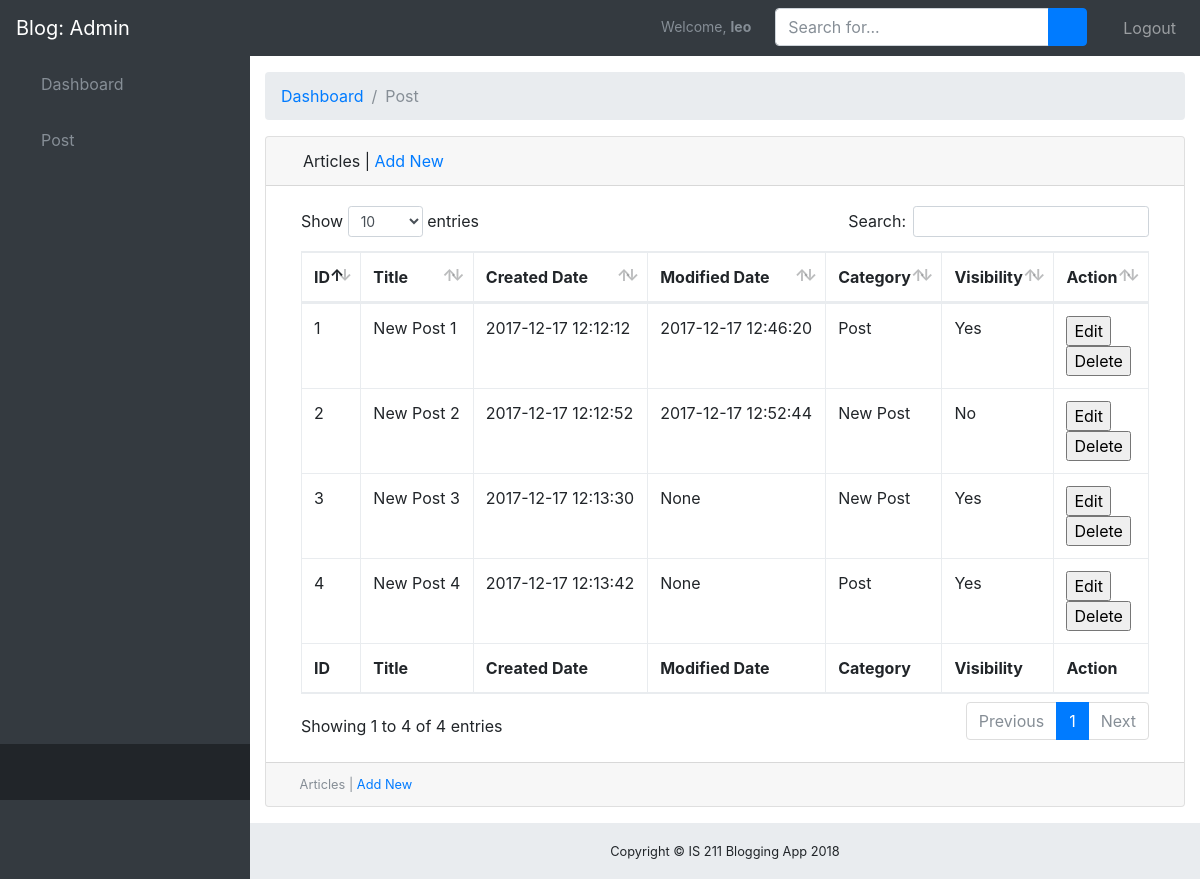
The page /admin/post (signed in) on the database its author committed.
### tables this page shows
CREATE TABLE `Blog`(
    id INTEGER PRIMARY KEY AUTOINCREMENT,
    category TEXT,
    blog_body BLOB,
    author TEXT,
    entry_date DATE,
    mod_date Date,
    blog_title TEXT,
    blog_tags Text,
    blog_picture LONGBLOB,
    visibility bollean not null default 0
    );

### app.py (the view)
@app.route('/admin/post', methods=['GET', 'POST'])
def post():
    global status_msg
    if 'logged_in' not in session:
        return redirect('/login')
    con = sqlite3.connect('blog.db')
    query = '''SELECT * FROM Blog WHERE author='%s' ORDER BY id ASC;''' % (session['username'])
    blog_data = con.execute(query)
    blog_row = [
        dict(id=row[0], title=row[6], body=row[2], created=row[4], modified=row[5], v=row[9], category=row[1])
        for row in blog_data.fetchall()
    ]
    con.commit()
    con.close()
    return render_template('dashboard/post.html', blog=blog_row)

### templates/dashboard/post.html (shortened to what this page needs)
{% extends "template.html" %}
{% block body %}
<ol class="breadcrumb">
    <li class="breadcrumb-item">
        <a href="/admin/dashboard">Dashboard</a>
    </li>
    <li class="breadcrumb-item active">Post</li>
</ol>
<div class="card mb-3">
    <div class="card-header">
        <i class="fa fa-table"></i> Articles | <a href="/admin/post/new">Add New </a>
    </div>
    <div class="card-body">
        <div class="table-responsive">
            <table class="table table-bordered" id="dataTable" width="100%" cellspacing="0">
                <thead>
                <tr>
                    <th>ID</th>
                    <th>Title</th>
                    <th>Created Date</th>
                    <th>Modified Date</th>
                    <th>Category</th>
                    <th>Visibility</th>
                    <th>Action</th>
                </tr>
                </thead>
                <tfoot>
                <tr>
                    <th>ID</th>
                    <th>Title</th>
                    <th>Created Date</th>
                    <th>Modified Date</th>
                    <th>Category</th>
                    <th>Visibility</th>
                    <th>Action</th>
                </tr>
                </tfoot>
                <tbody>
                {% for blog in blog %}
                <tr>
                    <td>{{ blog.id }}</td>
                    <td>{{ blog.title }}</td>
                    <td>{{ blog.created }}</td>
                    <td>{{ blog.modified }}</td>
                    <td>{{ blog.category }}</td>
                    <td>{{ blog.v }}</td>
                    <td>
                        <form action="/admin/post/edit" method="post">
                            <input type="submit" value="Edit">
                        </form>
                        <form action="/admin/post/delete" method="post">
                            <input type="submit" value="Delete">
                        </form>
                    </td>
  {% endfor %}
                </tr>
                </tbody>
            </table>
        </div>
    </div>
    <div class="card-footer small text-muted"><i class="fa fa-table"></i> Articles | <a href="/admin/post/new">Add New </a></div>
</div>
{% endblock %}

### templates/template.html (shortened to what this page needs)
<!DOCTYPE html>
<html lang="en">
<head>
    <link href="{{ url_for('static', filename='admin/vendor/bootstrap/css/bootstrap.min.css')}}" rel="stylesheet">
    <link href="{{ url_for('static', filename='admin/vendor/font-awesome/css/font-awesome.min.css')}}" rel="stylesheet"
          type="text/css">
    <link href="{{ url_for('static', filename='admin/vendor/datatables/dataTables.bootstrap4.css')}}" rel="stylesheet">
    <link href="{{ url_for('static', filename='admin/css/sb-admin.css')}}" rel="stylesheet">
</head>
<body class="fixed-nav sticky-footer bg-dark" id="page-top">
<nav class="navbar navbar-expand-lg navbar-dark bg-dark fixed-top" id="mainNav">
    <a class="navbar-brand" href="/admin/dashboard">Blog: Admin</a>
    <div class="collapse navbar-collapse" id="navbarResponsive">
        <ul class="navbar-nav navbar-sidenav" id="exampleAccordion">
            <li class="nav-item" data-toggle="tooltip" data-placement="right" title="Dashboard">
                <a class="nav-link" href="/admin/dashboard">
                    <i class="fa fa-fw fa-dashboard"></i>
                    <span class="nav-link-text">Dashboard</span>
                </a>
            </li>
            <li class="nav-item" data-toggle="tooltip" data-placement="right" title="Example Pages">
                <a class="nav-link nav-link-collapse collapsed" data-toggle="collapse" href="#collapseExamplePages"
                   data-parent="#exampleAccordion">
                    <i class="fa fa-fw fa-file"></i>
                    <span class="nav-link-text">Post</span>
                </a>
            </li>
        </ul>
        <ul class="navbar-nav sidenav-toggler">
            <li class="nav-item">
                <a class="nav-link text-center" id="sidenavToggler">
                    <i class="fa fa-fw fa-angle-left"></i>
                </a>
            </li>
        </ul>
        <ul class="navbar-nav ml-auto">
             <li class="nav-item">
                 <span class="dropdown-header"> Welcome, <b>{{ session['username'] }}</b> </span>
            </li>
            <li class="nav-item">
                <form class="form-inline my-2 my-lg-0 mr-lg-2">
                    <div class="input-group">
                        <input class="form-control" type="text" placeholder="Search for...">
                        <span class="input-group-btn">
                <button class="btn btn-primary" type="button">
                  <i class="fa fa-search"></i>
                </button>
              </span>
                    </div>
                </form>
            </li>
            <li class="nav-item">
                <a class="nav-link" data-toggle="modal" data-target="#exampleModal">
                    <i class="fa fa-fw fa-sign-out"></i>Logout</a>
            </li>
        </ul>
    </div>
</nav>
<div class="content-wrapper">
    <div class="container-fluid">
        {% block body %}{% endblock %}
        <footer class="sticky-footer">
            <div class="container">
                <div class="text-center">
                    <small>Copyright © IS 211 Blogging App 2018</small>
                </div>
            </div>
        </footer>
    </div>
</div>
</body>
</html>

### templates/dashboard/css/sb-admin.css (style rules this page uses)
html { position: relative; min-height: 100%; }
body { overflow-x: hidden; }
body.sticky-footer { margin-bottom: 56px; }
body.sticky-footer .content-wrapper { min-height: calc(100vh - 56px - 56px); }
body.fixed-nav { padding-top: 56px; }
.content-wrapper { min-height: calc(100vh - 56px); padding-top: 1rem; }
#mainNav .navbar-collapse { overflow: auto; max-height: 75vh; }
#mainNav .navbar-collapse .navbar-nav .nav-item .nav-link { cursor: pointer; }
#mainNav .navbar-collapse .navbar-sidenav .nav-link-collapse:after { float: right; content: '\f107'; font-family: 'FontAwesome'; }
#mainNav .navbar-collapse .navbar-sidenav .nav-link-collapse.collapsed:after { content: '\f105'; }
#mainNav .navbar-collapse .sidenav-toggler { display: none; }
@media (min-width: 992px) { #mainNav .navbar-brand { width: 250px; } }
@media (min-width: 992px) { #mainNav .navbar-collapse { overflow: visible; max-height: none; } }
@media (min-width: 992px) { #mainNav .navbar-collapse .navbar-sidenav { position: absolute; top: 0; left: 0; overflow-x: hidden; overflow-y: auto; -webkit-flex-direction: column; -ms-flex-direction: column; flex-direction: column; margin-top: 56px; } }
@media (min-width: 992px) { #mainNav .navbar-collapse .navbar-sidenav > .nav-item { width: 250px; padding: 0; } }
@media (min-width: 992px) { #mainNav .navbar-collapse .navbar-sidenav > .nav-item > .nav-link { padding: 1em; } }
#mainNav.fixed-top .sidenav-toggler { display: none; }
@media (min-width: 992px) { #mainNav.fixed-top .navbar-sidenav { height: calc(100vh - 112px); } }
@media (min-width: 992px) { #mainNav.fixed-top .sidenav-toggler { position: absolute; top: 0; left: 0; display: flex; overflow-x: hidden; overflow-y: auto; -webkit-flex-direction: column; -ms-flex-direction: column; flex-direction: column; margin-top: calc(100vh - 56px); } }
@media (min-width: 992px) { #mainNav.fixed-top .sidenav-toggler > .nav-item { width: 250px; padding: 0; } }
@media (min-width: 992px) { #mainNav.fixed-top .sidenav-toggler > .nav-item > .nav-link { padding: 1em; } }
#mainNav.fixed-top.navbar-dark .sidenav-toggler { background-color: #212529; }
#mainNav.fixed-top.navbar-dark .sidenav-toggler a i { color: #adb5bd; }
.content-wrapper { overflow-x: hidden; background: white; }
@media (min-width: 992px) { .content-wrapper { margin-left: 250px; } }
#sidenavToggler i { font-weight: 800; }
#mainNav.navbar-dark .navbar-collapse .navbar-sidenav .nav-link-collapse:after { color: #868e96; }
#mainNav.navbar-dark .navbar-collapse .navbar-sidenav > .nav-item > .nav-link { color: #868e96; }
@media (min-width: 992px) { #mainNav.navbar-dark .navbar-collapse .navbar-sidenav { background: #343a40; } }
footer.sticky-footer { position: absolute; right: 0; bottom: 0; width: 100%; height: 56px; background-color: #e9ecef; line-height: 55px; }
@media (min-width: 992px) { footer.sticky-footer { width: calc(100% - 250px); } }

### rows shown on the page
Blog: id "1", title "New Post 1", created "2017-12-17 12:12:12", modified "2017-12-17 12:46:20", category "Post", v "Yes"
Blog: id "2", title "New Post 2", created "2017-12-17 12:12:52", modified "2017-12-17 12:52:44", category "New Post", v "No"
Blog: id "3", title "New Post 3", created "2017-12-17 12:13:30", modified "None", category "New Post", v "Yes"
Blog: id "4", title "New Post 4", created "2017-12-17 12:13:42", modified "None", category "Post", v "Yes"

### other values the page prints
{{ session['username'] }} "leo"
